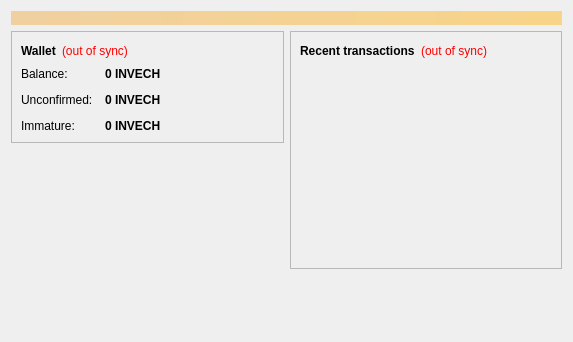
<?xml version="1.0" encoding="UTF-8"?>
<ui version="4.0">
 <class>OverviewPage</class>
 <widget class="QWidget" name="OverviewPage">
  <property name="geometry">
   <rect>
    <x>0</x>
    <y>0</y>
    <width>573</width>
    <height>342</height>
   </rect>
  </property>
  <property name="windowTitle">
   <string>Form</string>
  </property>
  <layout class="QVBoxLayout" name="topLayout">
   <item>
    <widget class="QLabel" name="labelAlerts">
     <property name="visible">
      <bool>false</bool>
     </property>
     <property name="styleSheet">
      <string notr="true">background-color: qlineargradient(x1: 0, y1: 0, x2: 1, y2: 0, stop:0 #F0D0A0, stop:1 #F8D488); color:#000000;</string>
     </property>
     <property name="wordWrap">
      <bool>true</bool>
     </property>
     <property name="margin">
      <number>3</number>
     </property>
    </widget>
   </item>
   <item>
    <layout class="QHBoxLayout" name="horizontalLayout" stretch="1,1">
     <item>
      <layout class="QVBoxLayout" name="verticalLayout_2">
       <item>
        <widget class="QFrame" name="frame">
         <property name="frameShape">
          <enum>QFrame::StyledPanel</enum>
         </property>
         <property name="frameShadow">
          <enum>QFrame::Raised</enum>
         </property>
         <layout class="QVBoxLayout" name="verticalLayout_4">
          <item>
           <layout class="QHBoxLayout" name="horizontalLayout_4">
            <item>
             <widget class="QLabel" name="label_5">
              <property name="font">
               <font>
                <weight>75</weight>
                <bold>true</bold>
               </font>
              </property>
              <property name="text">
               <string>Wallet</string>
              </property>
             </widget>
            </item>
            <item>
             <widget class="QLabel" name="labelWalletStatus">
              <property name="toolTip">
               <string>The displayed information may be out of date. Your wallet automatically synchronizes with the Invechcoin network after a connection is established, but this process has not completed yet.</string>
              </property>
              <property name="styleSheet">
               <string notr="true">QLabel { color: red; }</string>
              </property>
              <property name="text">
               <string notr="true">(out of sync)</string>
              </property>
              <property name="alignment">
               <set>Qt::AlignLeading|Qt::AlignLeft|Qt::AlignVCenter</set>
              </property>
             </widget>
            </item>
            <item>
             <spacer name="horizontalSpacer_2">
              <property name="orientation">
               <enum>Qt::Horizontal</enum>
              </property>
              <property name="sizeHint" stdset="0">
               <size>
                <width>40</width>
                <height>20</height>
               </size>
              </property>
             </spacer>
            </item>
           </layout>
          </item>
          <item>
           <layout class="QFormLayout" name="formLayout_2">
            <property name="fieldGrowthPolicy">
             <enum>QFormLayout::AllNonFixedFieldsGrow</enum>
            </property>
            <property name="horizontalSpacing">
             <number>12</number>
            </property>
            <property name="verticalSpacing">
             <number>12</number>
            </property>
            <item row="0" column="0">
             <widget class="QLabel" name="label">
              <property name="text">
               <string>Balance:</string>
              </property>
             </widget>
            </item>
            <item row="0" column="1">
             <widget class="QLabel" name="labelBalance">
              <property name="font">
               <font>
                <weight>75</weight>
                <bold>true</bold>
               </font>
              </property>
              <property name="cursor">
               <cursorShape>IBeamCursor</cursorShape>
              </property>
              <property name="toolTip">
               <string>Your current balance</string>
              </property>
              <property name="text">
               <string notr="true">0 INVECH</string>
              </property>
              <property name="textInteractionFlags">
               <set>Qt::LinksAccessibleByMouse|Qt::TextSelectableByKeyboard|Qt::TextSelectableByMouse</set>
              </property>
             </widget>
            </item>
            <item row="1" column="0">
             <widget class="QLabel" name="label_3">
              <property name="text">
               <string>Unconfirmed:</string>
              </property>
             </widget>
            </item>
            <item row="1" column="1">
             <widget class="QLabel" name="labelUnconfirmed">
              <property name="font">
               <font>
                <weight>75</weight>
                <bold>true</bold>
               </font>
              </property>
              <property name="cursor">
               <cursorShape>IBeamCursor</cursorShape>
              </property>
              <property name="toolTip">
               <string>Total of transactions that have yet to be confirmed, and do not yet count toward the current balance</string>
              </property>
              <property name="text">
               <string notr="true">0 INVECH</string>
              </property>
              <property name="textInteractionFlags">
               <set>Qt::LinksAccessibleByMouse|Qt::TextSelectableByKeyboard|Qt::TextSelectableByMouse</set>
              </property>
             </widget>
            </item>
            <item row="2" column="0">
             <widget class="QLabel" name="labelImmatureText">
              <property name="text">
               <string>Immature:</string>
              </property>
             </widget>
            </item>
            <item row="2" column="1">
             <widget class="QLabel" name="labelImmature">
              <property name="font">
               <font>
                <weight>75</weight>
                <bold>true</bold>
               </font>
              </property>
              <property name="toolTip">
               <string>Mined balance that has not yet matured</string>
              </property>
              <property name="text">
               <string notr="true">0 INVECH</string>
              </property>
              <property name="textInteractionFlags">
               <set>Qt::LinksAccessibleByMouse|Qt::TextSelectableByKeyboard|Qt::TextSelectableByMouse</set>
              </property>
             </widget>
            </item>
           </layout>
          </item>
         </layout>
        </widget>
       </item>
       <item>
        <spacer name="verticalSpacer">
         <property name="orientation">
          <enum>Qt::Vertical</enum>
         </property>
         <property name="sizeHint" stdset="0">
          <size>
           <width>20</width>
           <height>40</height>
          </size>
         </property>
        </spacer>
       </item>
      </layout>
     </item>
     <item>
      <layout class="QVBoxLayout" name="verticalLayout_3">
       <item>
        <widget class="QFrame" name="frame_2">
         <property name="frameShape">
          <enum>QFrame::StyledPanel</enum>
         </property>
         <property name="frameShadow">
          <enum>QFrame::Raised</enum>
         </property>
         <layout class="QVBoxLayout" name="verticalLayout">
          <item>
           <layout class="QHBoxLayout" name="horizontalLayout_2">
            <item>
             <widget class="QLabel" name="label_4">
              <property name="text">
               <string>&lt;b&gt;Recent transactions&lt;/b&gt;</string>
              </property>
             </widget>
            </item>
            <item>
             <widget class="QLabel" name="labelTransactionsStatus">
              <property name="toolTip">
               <string>The displayed information may be out of date. Your wallet automatically synchronizes with the Invechcoin network after a connection is established, but this process has not completed yet.</string>
              </property>
              <property name="styleSheet">
               <string notr="true">QLabel { color: red; }</string>
              </property>
              <property name="text">
               <string notr="true">(out of sync)</string>
              </property>
              <property name="alignment">
               <set>Qt::AlignRight|Qt::AlignTrailing|Qt::AlignVCenter</set>
              </property>
             </widget>
            </item>
            <item>
             <spacer name="horizontalSpacer">
              <property name="orientation">
               <enum>Qt::Horizontal</enum>
              </property>
              <property name="sizeHint" stdset="0">
               <size>
                <width>40</width>
                <height>20</height>
               </size>
              </property>
             </spacer>
            </item>
           </layout>
          </item>
          <item>
           <widget class="QListView" name="listTransactions">
            <property name="styleSheet">
             <string notr="true">QListView { background: transparent; }</string>
            </property>
            <property name="frameShape">
             <enum>QFrame::NoFrame</enum>
            </property>
            <property name="verticalScrollBarPolicy">
             <enum>Qt::ScrollBarAlwaysOff</enum>
            </property>
            <property name="horizontalScrollBarPolicy">
             <enum>Qt::ScrollBarAlwaysOff</enum>
            </property>
            <property name="selectionMode">
             <enum>QAbstractItemView::NoSelection</enum>
            </property>
           </widget>
          </item>
         </layout>
        </widget>
       </item>
       <item>
        <spacer name="verticalSpacer_2">
         <property name="orientation">
          <enum>Qt::Vertical</enum>
         </property>
         <property name="sizeHint" stdset="0">
          <size>
           <width>20</width>
           <height>40</height>
          </size>
         </property>
        </spacer>
       </item>
      </layout>
     </item>
    </layout>
   </item>
  </layout>
 </widget>
 <resources/>
 <connections/>
</ui>
